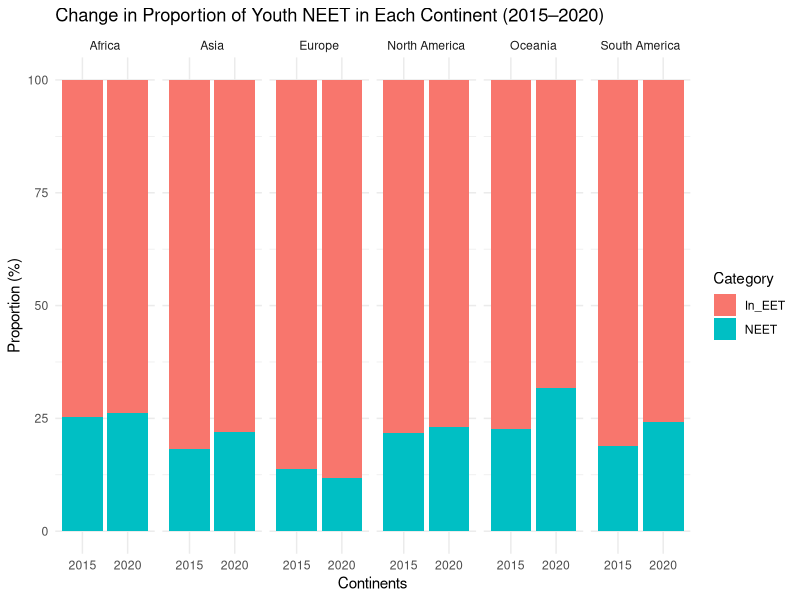

Reproduce this figure in R.
library(tidyverse)
library(ggplot2)
library(dplyr)
setwd("C:/Users/User/Downloads")

NEET <- read.csv("youth-not-in-education-employment-training.csv")
Continents <- read.csv("continents-according-to-our-world-in-data.csv")

NEET <- NEET %>%
  filter(Year %in% c(2015, 2020)) %>%
  inner_join(Continents, Year, by = "Entity") %>%
  select(-Year.y, -Code.y) %>%
  rename(NEET = Share.of.youth.not.in.education..employment.or.training..total....of.youth.population.)

continent_neet <- NEET %>%
  group_by(Continent, Year.x) %>%
  summarise(mean_NEET = mean(NEET, na.rm = TRUE))

continent_proportion <- continent_neet %>%
  mutate(
    NEET = mean_NEET,
    In_EET = 100 - mean_NEET
  ) %>%
  select(Continent, Year.x, NEET, In_EET)

continent_long <- continent_proportion %>%
  pivot_longer(cols = c("NEET", "In_EET"),
               names_to = "Category",
               values_to = "Proportion")

ggplot(continent_long,
       aes(x = factor(Year.x),  
           y = Proportion,
           fill = Category)) +   
  geom_col(position = "stack") +  
  facet_wrap(~ Continent, nrow = 1) +
  scale_y_continuous(limits = c(0, 100)) +
  labs(
    title = "Change in Proportion of Youth NEET in Each Continent (2015–2020)",
    x = "Continents",
    y = "Proportion (%)"
  ) +
  theme_minimal()